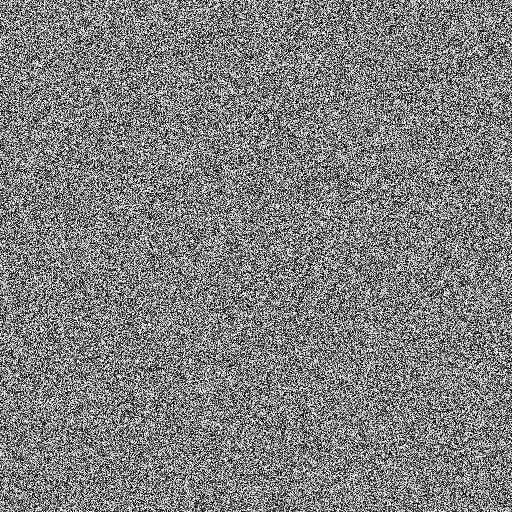
Frame 1 (no input)
Frame 60 (the mouse pressed at the canvas centre just before this capture): identical to frame 1, image omitted
Frame 120 (the mouse held since frame 60 and released just before this capture): identical to frame 1, image omitted

The Processing sketch that drew this single still picture (run headless with seeded random() and noise(); from frame 60 on, the mouse is pressed at the canvas centre):

// Processing sketch: random2D
// ── random2D.pde
int actRandomSeed = 0;

void setup() {
  size(512, 512);
}

void draw() {
  background(0);

  randomSeed(actRandomSeed);

  loadPixels();

  for (int x = 0; x < width; x++) {
    for (int y = 0; y < height; y++) {
      float randomValue = random(255);
      pixels[x+y*width] = color(randomValue);
    }
  }
  updatePixels();
}
